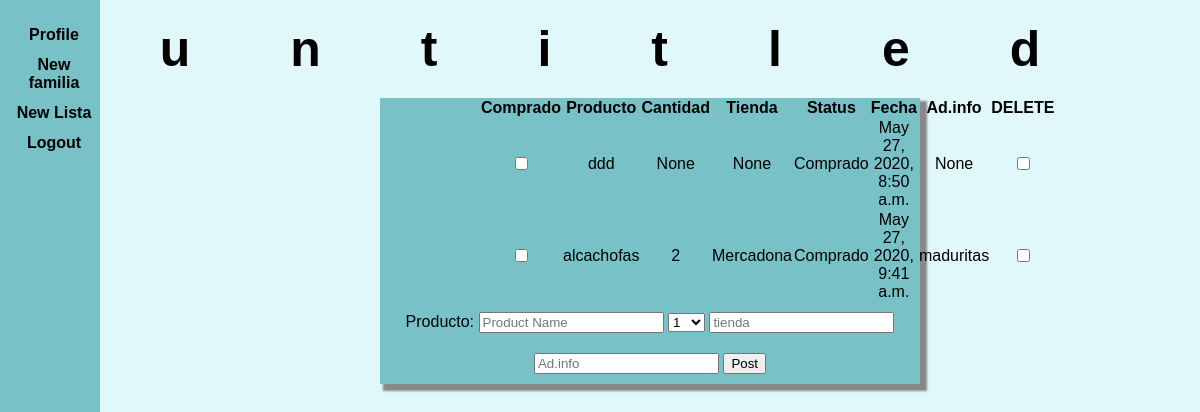
The page /lista/6/ on the database its author committed.
### listapp/models.py (models this page shows, shortened)
class Lista(models.Model):
    STATUS = (
        ('Por comprar', 'Por comprar'),
        ('Comprando', 'Comprando'),
        ('Comprado', 'Comprado'),
        )
    item = models.ManyToManyField(Item)#, null = True, on_delete = models.SET_NULL)
    status = models.CharField(max_length=200, null = True, choices = STATUS)
    name = models.CharField( max_length=200, null = True)

class Item(models.Model):
    STATUS = (
        ('Por comprar', 'Por comprar'),
        ('Comprando', 'Comprando'),
        ('Comprado', 'Comprado'),
        )
    status = models.CharField(max_length=200, null = True, choices = STATUS)
    name = models.CharField( max_length=200, null = True)
    store = models.CharField( max_length=200, null = True)
    quantity = models.PositiveIntegerField( null = True)
    aditional_info = models.CharField( max_length=200, null = True, blank = True)
    date_created = models.DateTimeField(auto_now_add=True, null = True)

### listapp/views.py (the view, shortened to what this page needs)
# urls.py: path('lista/<str:pk>/', views.lista),
def lista(request, pk):
    la_lista = Lista.objects.get(id=pk)
    items = la_lista.item.all()
    la_lista.save()
    context = {'lista':la_lista.name, 'items':items}
    return render(request,'listapp/lista.html',context)

### listapp/templates/listapp/lista.html (shortened to what this page needs)
{% extends 'listapp/main.html' %}
{% load static%}
{% block content  %}
<link rel = "stylesheet" href="{%static 'css/lista.css'%}">
{% load static %}
<div class="space">
    <h1 class="headlist">{{lista}}</h1>
    <div class="boxitron">
        <table class="tabla">
            <tr >
                <th>Comprado</th>
                <th>Producto</th>
                <th>Cantidad</th>
                <th>Tienda</th>
                <th>Status</th>
                <th>Fecha</th>
                <th>Ad.info</th>
                <th>DELETE</th>
            </tr>
            {% for item in items %}
            <tr>
                <td><input type="checkbox" name="compra" value = "{{item.id}}"></td>
                <td>{{item.name}}</td>
                <td>{{item.quantity}}</td>
                <td>{{item.store}}</td>
                <td>{{item.status}}</td>
                <td>{{item.date_created}}</td>
                <td>{{item.aditional_info}}</td>
                <td><input type="checkbox" name="delete" value = "{{item.id}}"></td>
            </tr>
                {% endfor %}
        </table>
        <div class = "inbox">
            <label for"Producto">Producto:</label>
            <input type="text" id="Producto" name="name" placeholder="Product Name">
            <select id="cantidad" name="cantidad">
            {% for n in '0123456101215'|make_list %}
                <option value="{{forloop.counter}}">{{forloop.counter}}</option>
            {% endfor %}
            </select>
            <input class="in" type="text" id="tienda", name="tienda" placeholder ="tienda">
            <input class="in" type="text" id="Ad.info" name="adinfo" placeholder ="Ad.info">
            <input class="in" type="submit" value="Post"/>
        </div>
    </div>
</div>
{% endblock %}

### static/css/lista.css (style rules this page uses)
.boxitron { text-align:center; background: #77c1c7; margin:auto; width: 50%; padding: auto; box-shadow:5px 5px 2px 2px #888888; }
body { background: #e1f8fa; font-family: Arial; text-align: center; margin:auto; }
.in { margin-top: 10px; margin-bottom: 10px; }
.headlist { text-align: center; letter-spacing:100px; margin:auto; margin-bottom:20px; margin-top: 20px; font-size:50px; }
.tabla { display: inline; border-collapse:collapse; padding: 100px; }

### rows shown on the page
Lista: name "untitled"
Item: name "ddd", quantity "None", store "None", status "Comprado", date_created "May 27, 2020, 8:50 a.m.", aditional_info "None"
Item: name "alcachofas", quantity "2", store "Mercadona", status "Comprado", date_created "May 27, 2020, 9:41 a.m.", aditional_info "maduritas"

### other values the page prints
form field cantidad "1"
